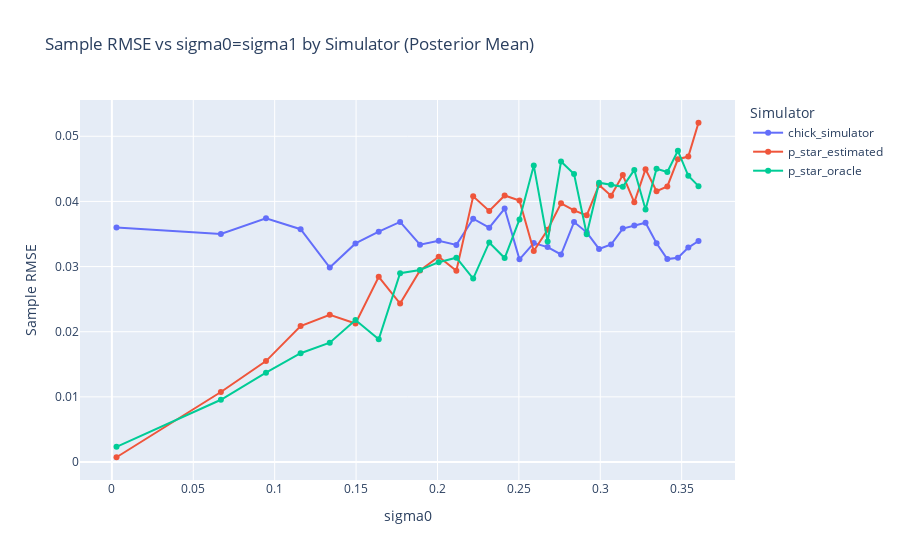

The code cell stored with this chart in its notebook:
### Code cell
import plotly.express as px

# Filter for the Posterior Mean estimator
posterior_r_means = r_means[r_means["estimator"] == "Posterior Mean"]
posterior_r_means["sigma0"] = np.sqrt(64 * r_means["r"]) * utils.CHICK_SIGMA_B

# Plot sample RMSE vs r for each simulator
fig_r_sample_rmse = px.line(
    posterior_r_means,
    x="sigma0",
    y="sample_rmse",
    color="name",
    markers=True,
    title="Sample RMSE vs sigma0=sigma1 by Simulator (Posterior Mean)",
)

fig_r_sample_rmse.update_layout(
    xaxis_title="sigma0", yaxis_title="Sample RMSE", legend_title_text="Simulator"
)

fig_r_sample_rmse.show()

### Figure 1 — Plotly figure (JSON) as saved in the notebook; plotly's stock layout.template omitted (floating-point values rounded to 4 significant figures)
{"data": [{"hovertemplate": "name=chick_simulator<br>sigma0=%{x}<br>sample_rmse=%{y}<extra></extra>", "legendgroup": "chick_simulator", "line": {"color": "#636efa", "dash": "solid"}, "marker": {"symbol": "circle"}, "mode": "lines+markers", "name": "chick_simulator", "orientation": "v", "showlegend": true, "type": "scatter", "x": [0.002849, 0.06697, 0.09467, 0.1159, 0.1339, 0.1496, 0.1639, 0.1771, 0.1893, 0.2008, 0.2116, 0.2219, 0.2318, 0.2413, 0.2504, 0.2592, 0.2677, 0.2759, 0.2839, 0.2917, 0.2992, 0.3066, 0.3139, 0.3209, 0.3278, 0.3346, 0.3412, 0.3477, 0.3541, 0.3603], "xaxis": "x", "y": [0.03601, 0.03502, 0.03742, 0.03574, 0.02985, 0.03355, 0.03536, 0.03686, 0.03335, 0.03397, 0.03333, 0.03734, 0.03597, 0.03891, 0.03111, 0.0336, 0.03299, 0.03185, 0.03684, 0.03526, 0.0327, 0.03339, 0.03584, 0.03631, 0.03674, 0.03358, 0.03115, 0.03135, 0.03292, 0.03392], "yaxis": "y"}, {"hovertemplate": "name=p_star_estimated<br>sigma0=%{x}<br>sample_rmse=%{y}<extra></extra>", "legendgroup": "p_star_estimated", "line": {"color": "#EF553B", "dash": "solid"}, "marker": {"symbol": "circle"}, "mode": "lines+markers", "name": "p_star_estimated", "orientation": "v", "showlegend": true, "type": "scatter", "x": [0.002849, 0.06697, 0.09467, 0.1159, 0.1339, 0.1496, 0.1639, 0.1771, 0.1893, 0.2008, 0.2116, 0.2219, 0.2318, 0.2413, 0.2504, 0.2592, 0.2677, 0.2759, 0.2839, 0.2917, 0.2992, 0.3066, 0.3139, 0.3209, 0.3278, 0.3346, 0.3412, 0.3477, 0.3541, 0.3603], "xaxis": "x", "y": [0.0007316, 0.01075, 0.01549, 0.02086, 0.02261, 0.02126, 0.02843, 0.02432, 0.0294, 0.03152, 0.02935, 0.04078, 0.03854, 0.04092, 0.04013, 0.03239, 0.03566, 0.03972, 0.03862, 0.03786, 0.04253, 0.04088, 0.04404, 0.03985, 0.04495, 0.04157, 0.0423, 0.04648, 0.04688, 0.05208], "yaxis": "y"}, {"hovertemplate": "name=p_star_oracle<br>sigma0=%{x}<br>sample_rmse=%{y}<extra></extra>", "legendgroup": "p_star_oracle", "line": {"color": "#00cc96", "dash": "solid"}, "marker": {"symbol": "circle"}, "mode": "lines+markers", "name": "p_star_oracle", "orientation": "v", "showlegend": true, "type": "scatter", "x": [0.002849, 0.06697, 0.09467, 0.1159, 0.1339, 0.1496, 0.1639, 0.1771, 0.1893, 0.2008, 0.2116, 0.2219, 0.2318, 0.2413, 0.2504, 0.2592, 0.2677, 0.2759, 0.2839, 0.2917, 0.2992, 0.3066, 0.3139, 0.3209, 0.3278, 0.3346, 0.3412, 0.3477, 0.3541, 0.3603], "xaxis": "x", "y": [0.002329, 0.009555, 0.01372, 0.0167, 0.01832, 0.02179, 0.01883, 0.02899, 0.02947, 0.03068, 0.03136, 0.02815, 0.0337, 0.0313, 0.03723, 0.0455, 0.03385, 0.04612, 0.0442, 0.03496, 0.04287, 0.04255, 0.04224, 0.04484, 0.03876, 0.045, 0.04452, 0.04777, 0.04393, 0.04234], "yaxis": "y"}], "layout": {"legend": {"title": {"text": "Simulator"}, "tracegroupgap": 0}, "title": {"text": "Sample RMSE vs sigma0=sigma1 by Simulator (Posterior Mean)"}, "xaxis": {"anchor": "y", "domain": [0, 1], "title": {"text": "sigma0"}}, "yaxis": {"anchor": "x", "domain": [0, 1], "title": {"text": "Sample RMSE"}}}}
